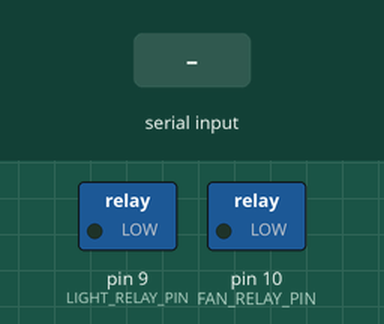
The sketch below on a simulated Arduino Uno, built with avr-gcc and run on an emulated ATmega328P. Shown: switched loads named in the sketch (green lamp = pin HIGH). The inputs (shaded band) are chosen by the test bench.

Above: at 1.2 s.
1.3 s: "light on" received over Serial
At 3.5 s:
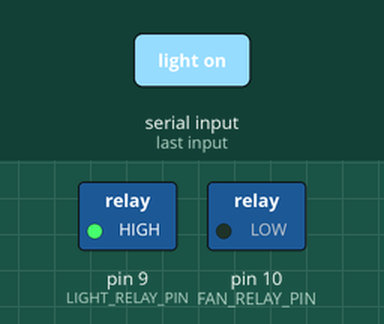
3.8 s: "fan on" received over Serial
At 5.5 s:
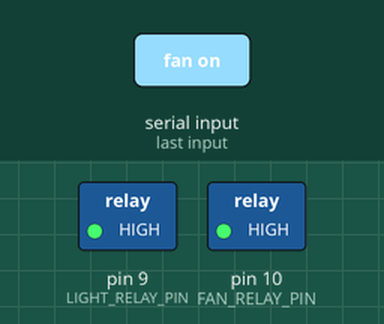
6.3 s: "light off" received over Serial
At 8.5 s:
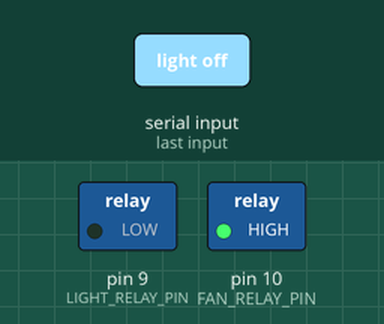
8.8 s: "fan off" received over Serial
At 10.5 s:
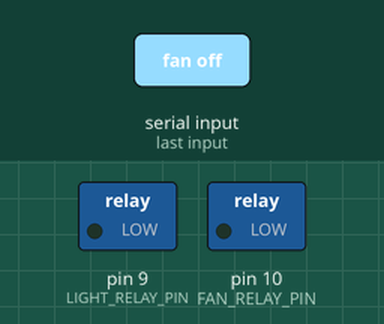
11.3 s: "both on" received over Serial
At 13.6 s:
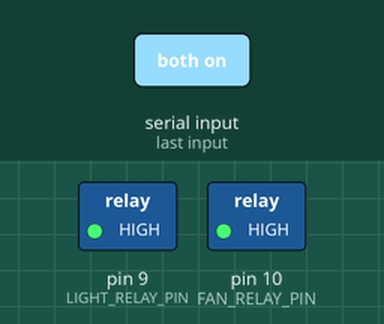
Timing chart, 0 to 14.8 s (numbered marks = the images above; inputs shaded):
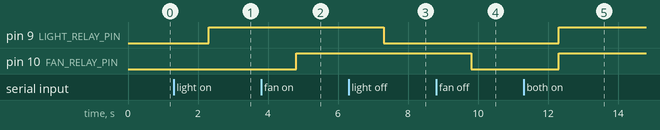

Measured:
- after the input at 1.3 s, pin 9 (LIGHT_RELAY_PIN): LOW → HIGH after 1.0 s
- after the input at 3.8 s, pin 10 (FAN_RELAY_PIN): LOW → HIGH after 1.0 s
- after the input at 6.3 s, pin 9 (LIGHT_RELAY_PIN): HIGH → LOW after 1.0 s
- after the input at 8.8 s, pin 10 (FAN_RELAY_PIN): HIGH → LOW after 1.0 s
- after the input at 11.3 s, pin 9 (LIGHT_RELAY_PIN), pin 10 (FAN_RELAY_PIN): LOW → HIGH after 1.0 s

The sketch:

Project_2.ino
```cpp
/************* Voice-controlled home automation ****************

************** PIN CONFIGURATION *****************

  PIN      CONECTION

  9      REALY FOR LIGHT
  10     RELAY FOR FAN
  RX     TX (HC05 BLUETOOTH MODULE)
  TX     RX (HC05 BLUETOOTH MODULE)

******************** CONTROLS *******************

  VOICE           FUNCTION

  LIGHT ON        LIGHT WILL ON
  LIGHT OFF       LIGHT WILL OFF
  FAN ON          FAN WILL ON
  FAN OFF         FAN WILL OFF
  ON BOTH         FAN AND LIGHT WILL ON
  OFF BOTH        FAN AND LIGHT WILL OFF

************************************************
*/

//DEFINATION FOR LIGHT AND FAN
#define LIGHT_RELAY_PIN 9                         //DEFINE LIGHT RELAY PIN TO DIGITAL PIN 9
#define FAN_RELAY_PIN   10                        //DEFINE FAN RELAY PIN TO DIGITAL PIN 10

String RX_RAW;

void setup()
{
  Serial.begin(9600);                             //SERIAL COMMUNICATION FOR HC05, BAUDRATE = 9600

  pinMode(LIGHT_RELAY_PIN, OUTPUT);               //SET LIGHT RELAY PIN AS OUTPUT
  pinMode(FAN_RELAY_PIN, OUTPUT);                 //SET FAN RELAY PIN AS OUTPUT
}

void controller()
{
  if(Serial.available())
  {
    RX_RAW = Serial.readString();                 //RECEIVING VALUE FROM ARDUINO BLUETOOTH VOICE CONTROLLER APP

    if(RX_RAW == "light on")                      //TO ON LIGHT
        digitalWrite(LIGHT_RELAY_PIN,HIGH);

    if(RX_RAW == "light off")                     //TO OFF LIGHT
        digitalWrite(LIGHT_RELAY_PIN,LOW);

    if(RX_RAW == "fan on")                        //TO ON FAN
        digitalWrite(FAN_RELAY_PIN,HIGH);

    if(RX_RAW == "fan off")                       //TO OFF FAN
        digitalWrite(FAN_RELAY_PIN,LOW);

    if(RX_RAW == "both on")                       //TO ON BOTH FAN AND LIGHT
    {
        digitalWrite(LIGHT_RELAY_PIN,HIGH);
        digitalWrite(FAN_RELAY_PIN,HIGH);
    }
    if(RX_RAW == "both off")                      //TO OFF BOTH FAN AND LIGHT
    {
        digitalWrite(LIGHT_RELAY_PIN,LOW);
        digitalWrite(FAN_RELAY_PIN,LOW);
    }
  }
}

void loop()
{
  controller();
}
```
